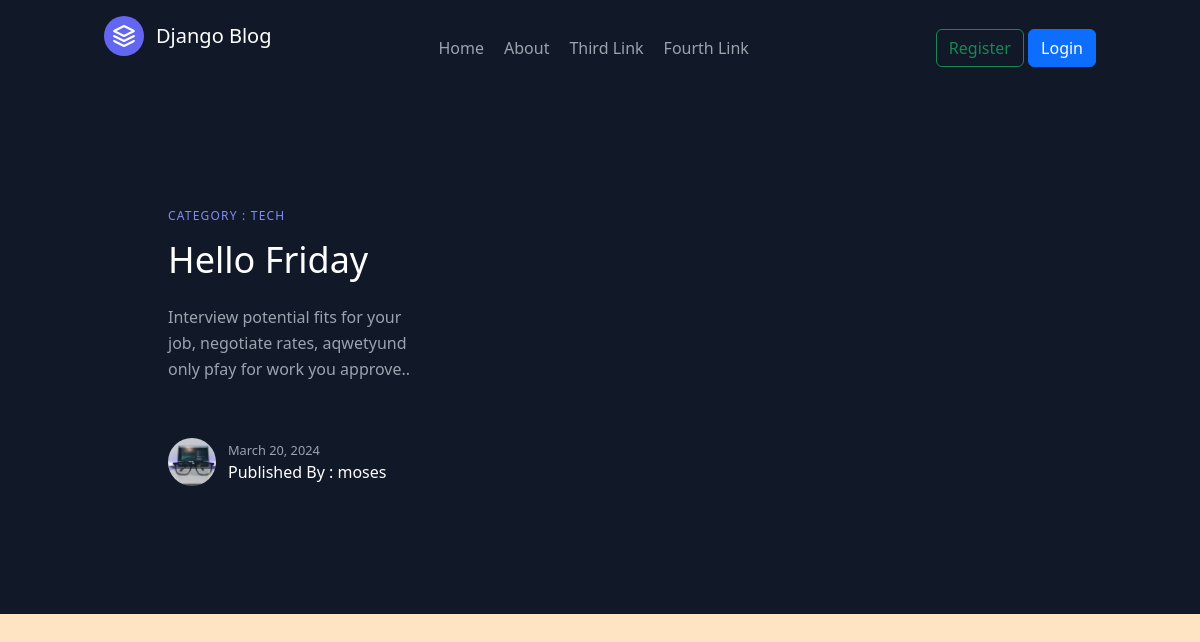
/post/6, run on the app's committed database.
### blog/models.py (models this page shows, shortened)
class Post(models.Model):
    title = models.CharField(max_length=100, )
    content = models.TextField()
    date = models.DateField(default=timezone.now)
    author = models.ForeignKey(User, on_delete=models.CASCADE, default=123)

### users/models.py (models this page shows, shortened)
class Profile(models.Model):
    user = models.OneToOneField(User, on_delete=models.CASCADE)
    image = models.ImageField(default='default.jpg', upload_to='profile_pics')

### blog/views.py (the view)
# urls.py: path('post/<int:pk>', PostDetailView.as_view(), name='postDetail'),
class PostDetailView(DetailView):
    model = Post
    template_name = 'post.html'

### blog/templates/post.html (shortened to what this page needs)
{% extends "base.html" %}
{% block content %}
<section class="text-gray-400 bg-gray-900 body-font">
    <div class="container px-5 py-24 mx-auto">
      <div class="flex flex-wrap -mx-4 -my-8">
        <div class="py-8 px-4 lg:w-1/3">
            <div class="h-full flex items-start">
                <div class="flex-grow pl-6">
                    <h2 class="tracking-widest text-xs title-font font-medium text-indigo-400 mb-3 mt-3">CATEGORY : TECH</h2>
                    <h1 class="title-font sm:text-4xl text-3xl mb-4 font-medium text-white">{{ object.title }}</h1>
                    <p class="leading-relaxed mb-3">{{ object.content }}.</p>
                    <a class="inline-flex items-center mb-8 mt-10">
                        <img alt="blog" src="{{ post.author.profile.image.url }}" class="w-12 h-12 rounded-full flex-shrink-0 object-cover object-center">
                        <span class="flex-grow flex flex-col pl-3">
                            <small class="leading-relaxed">{{ object.date}}</small>
                            <span class="title-font font-medium text-white">Published By : {{ object.author }}</span>
                        </span>
                    </a>
                </div>
            </div>
        </div>
      </div>
    </div>
  </section>
{% endblock  %}

### blog/static/name.css (style rules this page uses)
body { background-color: bisque !important; }

### data on the page
Post: title "Hello Friday", content "Interview potential fits for your job, negotiate rates, aqwetyund only pfay for work you approve.", author.profile.image (picture), date "March 20, 2024", author "moses"
